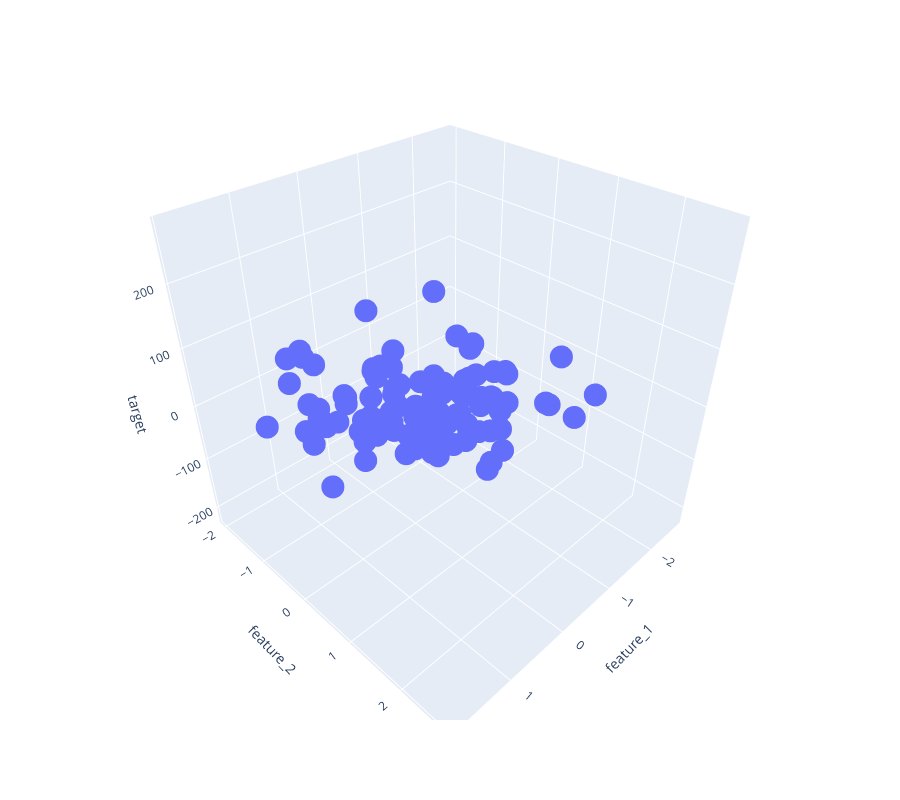

Notebook code for this chart:
### Code cell
fig= px.scatter_3d(df,x='feature_1',y='feature_2',z='target')
fig.update_layout(
    height=)
fig.show()
